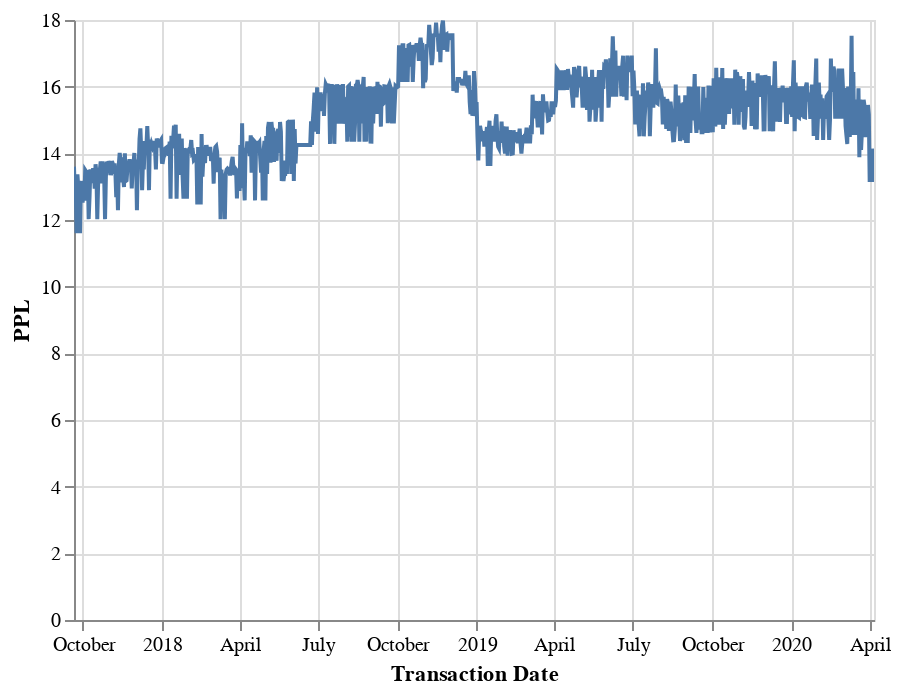

Notebook code for this chart:
### Code cell
import altair as alt
alt.Chart(diesel).mark_line().encode(
  x='Transaction Date',
  y='PPL',
).interactive(bind_y=False)

### Figure 1 — Vega-Lite specification as saved in the notebook (floating-point values rounded to 4 significant figures; data arrays with more than 128 entries replaced by an {"elided": "..."} marker saying what was removed)
{"config": {"view": {"continuousWidth": 400, "continuousHeight": 300}}, "data": {"name": "data-cd5649a957e0b55715f8cbeffdfcb955"}, "mark": "line", "encoding": {"x": {"type": "temporal", "field": "Transaction Date"}, "y": {"type": "quantitative", "field": "PPL"}}, "selection": {"selector004": {"type": "interval", "bind": "scales", "encodings": ["x"]}}, "$schema": "https://vega.github.io/schema/vega-lite/v4.8.1.json", "datasets": {"data-cd5649a957e0b55715f8cbeffdfcb955": {"elided": "928 records"}}}
